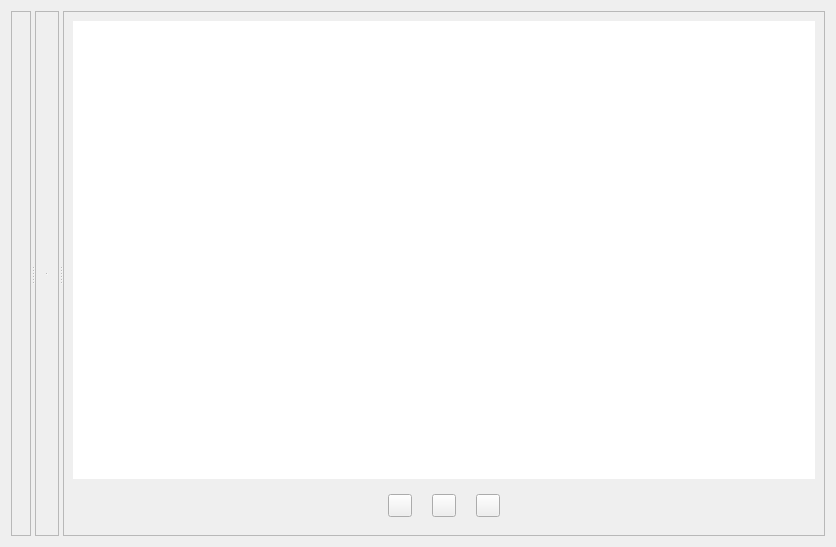
<?xml version="1.0" encoding="UTF-8"?>
<ui version="4.0">
 <class>SocView</class>
 <widget class="QWidget" name="SocView">
  <property name="geometry">
   <rect>
    <x>0</x>
    <y>0</y>
    <width>836</width>
    <height>547</height>
   </rect>
  </property>
  <property name="windowTitle">
   <string>SocView</string>
  </property>
  <layout class="QVBoxLayout" name="verticalLayout_3">
   <item>
    <widget class="QSplitter" name="modulePropertySocSplitter">
     <property name="orientation">
      <enum>Qt::Horizontal</enum>
     </property>
     <widget class="SimpleCardWidget" name="frame">
      <property name="frameShape">
       <enum>QFrame::StyledPanel</enum>
      </property>
      <property name="frameShadow">
       <enum>QFrame::Raised</enum>
      </property>
      <layout class="QHBoxLayout" name="horizontalLayout_2">
       <item>
        <widget class="TreeModule" name="widget" native="true"/>
       </item>
      </layout>
     </widget>
     <widget class="SimpleCardWidget" name="frame_3">
      <property name="frameShape">
       <enum>QFrame::StyledPanel</enum>
      </property>
      <property name="frameShadow">
       <enum>QFrame::Raised</enum>
      </property>
      <layout class="QVBoxLayout" name="verticalLayout">
       <item>
        <widget class="QSplitter" name="modePropertySplitter">
         <property name="orientation">
          <enum>Qt::Vertical</enum>
         </property>
         <widget class="GridMode" name="gridModeWidget" native="true"/>
         <widget class="GridPropertyIp" name="gridPropertyIpWidget" native="true"/>
        </widget>
       </item>
      </layout>
     </widget>
     <widget class="SimpleCardWidget" name="frame_2">
      <property name="frameShape">
       <enum>QFrame::StyledPanel</enum>
      </property>
      <property name="frameShadow">
       <enum>QFrame::Raised</enum>
      </property>
      <layout class="QVBoxLayout" name="verticalLayout_2">
       <item>
        <widget class="GraphicsViewPanZoom" name="graphicsView">
         <property name="frameShape">
          <enum>QFrame::NoFrame</enum>
         </property>
        </widget>
       </item>
       <item>
        <widget class="QWidget" name="widget_2" native="true">
         <layout class="QHBoxLayout" name="horizontalLayout">
          <property name="spacing">
           <number>20</number>
          </property>
          <item>
           <spacer name="horizontalSpacer">
            <property name="orientation">
             <enum>Qt::Horizontal</enum>
            </property>
            <property name="sizeHint" stdset="0">
             <size>
              <width>463</width>
              <height>20</height>
             </size>
            </property>
           </spacer>
          </item>
          <item>
           <widget class="ToolButton" name="zoomInBtn">
            <property name="cursor">
             <cursorShape>ArrowCursor</cursorShape>
            </property>
            <property name="text">
             <string/>
            </property>
           </widget>
          </item>
          <item>
           <widget class="ToolButton" name="zoomResetBtn">
            <property name="text">
             <string/>
            </property>
           </widget>
          </item>
          <item>
           <widget class="ToolButton" name="zoomOutBtn">
            <property name="text">
             <string/>
            </property>
           </widget>
          </item>
          <item>
           <spacer name="horizontalSpacer_2">
            <property name="orientation">
             <enum>Qt::Horizontal</enum>
            </property>
            <property name="sizeHint" stdset="0">
             <size>
              <width>462</width>
              <height>20</height>
             </size>
            </property>
           </spacer>
          </item>
         </layout>
        </widget>
       </item>
      </layout>
     </widget>
    </widget>
   </item>
  </layout>
 </widget>
 <customwidgets>
  <customwidget>
   <class>ToolButton</class>
   <extends>QToolButton</extends>
   <header location="global">qfluentwidgets</header>
  </customwidget>
  <customwidget>
   <class>SimpleCardWidget</class>
   <extends>QFrame</extends>
   <header>qfluentwidgets</header>
   <container>1</container>
  </customwidget>
  <customwidget>
   <class>GraphicsViewPanZoom</class>
   <extends>QGraphicsView</extends>
   <header>widget.graphics_view_pan_zoom</header>
  </customwidget>
  <customwidget>
   <class>GridPropertyIp</class>
   <extends>QWidget</extends>
   <header>widget.grid_property_ip</header>
   <container>1</container>
  </customwidget>
  <customwidget>
   <class>TreeModule</class>
   <extends>QWidget</extends>
   <header>widget.tree_module</header>
   <container>1</container>
  </customwidget>
  <customwidget>
   <class>GridMode</class>
   <extends>QWidget</extends>
   <header>widget.grid_mode</header>
   <container>1</container>
  </customwidget>
 </customwidgets>
 <resources/>
 <connections/>
</ui>
